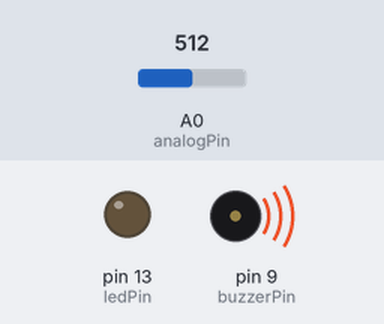
Recording of a sketch running on a simulated Arduino Uno, built with avr-gcc and run on an emulated ATmega328P. On the bench: output pins drawn as LEDs (lit = HIGH), buzzer (waves = sounding). Inputs (shaded band) come from the test bench; at power-on: A0 (analogPin) = 512.

Above: at 18.0 s.
18.1 s: A0 (analogPin) set to 0
At 19.1 s:
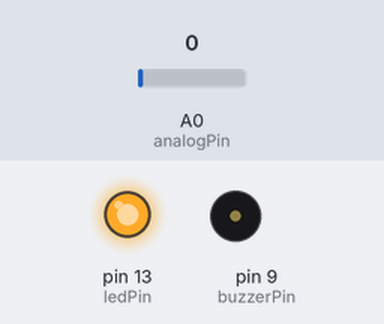
At 19.6 s:
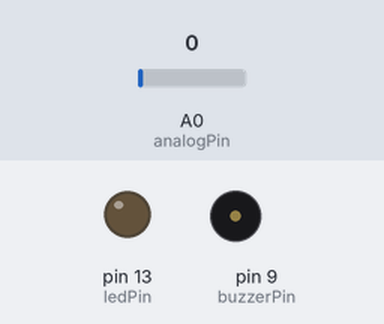
31.9 s: A0 (analogPin) set to 18
At 37.6 s:
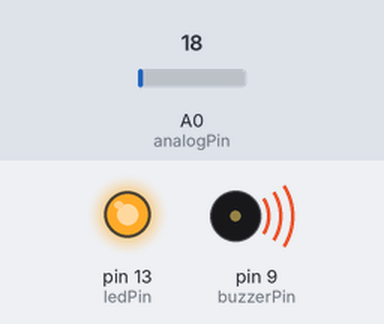
Timing chart, 0 to 51.7 s (numbered marks = the images above; inputs shaded):
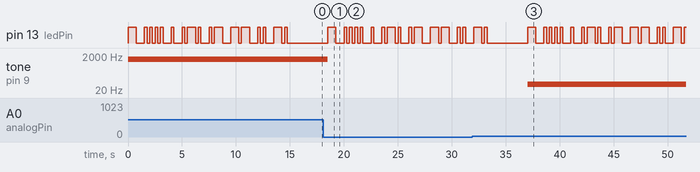

Measured:
- after the input at 18.1 s, tone on pin 9 (buzzerPin): 1251 Hz → silent after 0.41 s
- after the input at 31.9 s, tone on pin 9 (buzzerPin): silent → 43 Hz after 5.1 s

The sketch:

sketch_aug09a.ino
```cpp
// Pin Definitions
int analogPin = A0; // Input from photoresistor connected to A0
int buzzerPin = 9;  // Buzzer connected to pin 9 (PWM-capable pin)
int ledPin = 13;    // Onboard LED on pin 13

// Morse code for "THERAMIN"
String morseCode[] = {
  "- ",  // T
  ".... ",  // H
  ". ",  // E
  ".-. ",  // R
  ".- ",  // A
  "-- ",  // M
  ".. ",  // I
  "-. "   // N
};

long max_frequency = 2500; // Max frequency for the theremin
long frequency; // The frequency to buzz the buzzer
int readVal; // The input voltage read from photoresistor

void setup() {
    pinMode(buzzerPin, OUTPUT); // Set buzzer pin as output
    pinMode(ledPin, OUTPUT);    // Set onboard LED pin as output
    Serial.begin(9600); // Start serial communication for debugging
}

void loop() {
    // Theremin function
    readVal = analogRead(analogPin); // Reads 0-1023 (standard 10-bit ADC)
    frequency = (readVal * max_frequency) / 1023;

    if (frequency > 0) {
        tone(buzzerPin, frequency);
    } else {
        noTone(buzzerPin);
    }

    delay(10); // Short delay to smooth the transition

    // Flash onboard LED with Morse code for "THERAMIN"
    flashMorseCode();
}

void flashMorseCode() {
    for (int i = 0; i < 8; i++) {  // Length of "THERAMIN"
        String code = morseCode[i];
        for (int j = 0; j < code.length(); j++) {
            char c = code[j];
            if (c == '.') {
                digitalWrite(ledPin, HIGH);
                delay(250); // Short blink for dot
                digitalWrite(ledPin, LOW);
                delay(250); // Short space between dots and dashes
            } else if (c == '-') {
                digitalWrite(ledPin, HIGH);
                delay(750); // Long blink for dash
                digitalWrite(ledPin, LOW);
                delay(250); // Short space between dots and dashes
            }
        }
        delay(500); // Pause between letters
    }
    delay(3000); // 3-second pause between repetitions of "THERAMIN"
}
```
